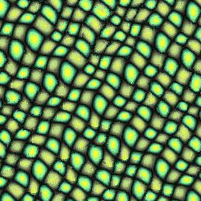
%> input picture texture_synthesis_by_non_parametric_sampling/results/color_5.gif, 201 x 201 px, given in place of color_5.jpg, which was not available
$ octave make_hole.m   (GNU Octave 9; MATLAB toolbox functions it lacks are replaced by stand-ins)
%> lines starting %> are read from the running program, lines starting %| are printed output that depends on the picture; pictures that were not available may be replaced by others from this repository, and a replacement may not be noted
%give input as a .gif/.jpg image and get it padded along border and
%saved as .gif

% user specified prameters begin
padding_size = 25; % on each direction
is_gif = 0; % 1 if input is .gif, 0 if input is .jpg
image_path = '../data/color_5.jpg'; % give relative path to input image
imagefilename = '../data/hole_4.gif'; % relative path to store final image after making hole along border as .gif
% user specified paramters end

if is_gif == 1
    [original, map] = imread(image_path);
    original = ind2rgb(original, map);
else
original = imread(image_path);
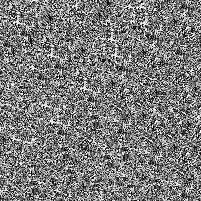
%> original: size 201x201 uint8; min 0, max 249, mean 122.7
original = double(original);
%> original: size 201x201 double
original = original/255;
end

original = padarray(original, [padding_size, padding_size], 0);
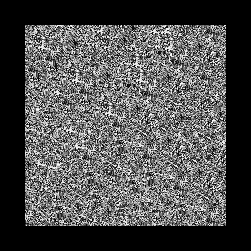
%> original: size 251x251 double; min 0, max 0.976, mean 0.309

[imind,cm] = rgb2ind(original,256);
%> cm = 250 rows, first 12: [0.976 0.976 0.976; 0.973 0.973 0.973; 0.969 0.969 0.969; 0.965 0.965 0.965; 0.961 0.961 0.961; 0.957 0.957 0.957; 0.953 0.953 0.953; 0.949 0.949 0.949; 0.945 0.945 0.945; 0.941 0.941 0.941; 0.937 0.937 0.937; 0.933 0.933 0.933]

imwrite(imind,cm,imagefilename,'gif', 'Loopcount',inf);
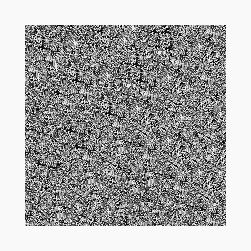
%> saved as hole_4.gif: size 251x251x3 uint8; min 0, max 249, mean 170.3
